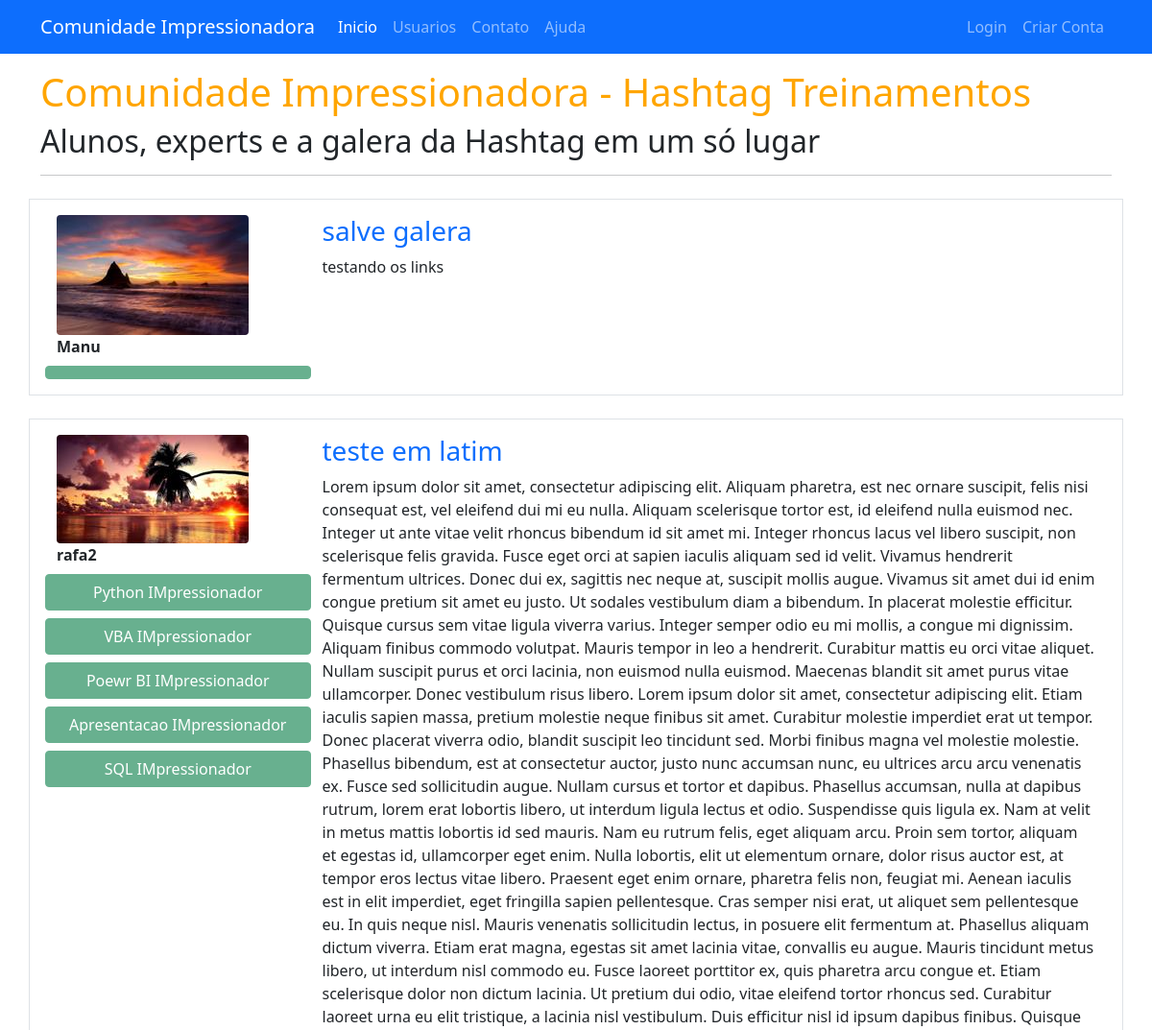
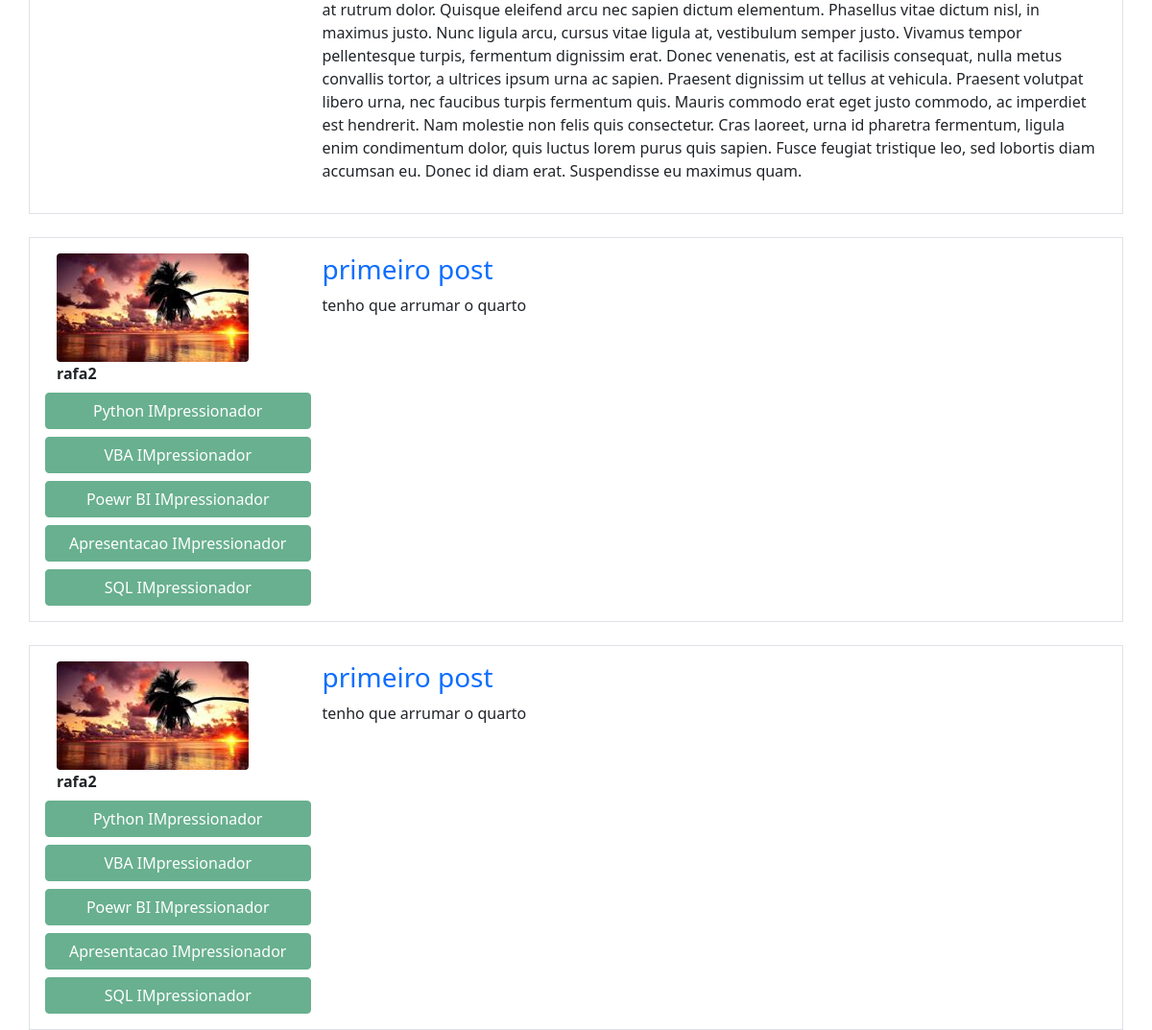
The page / on the database its author committed (2 pictures, top to bottom).
### comunidadeimpressionadora/models.py (models this page shows, shortened)
class Post(database.Model):
    id = database.Column(database.Integer, primary_key=True)
    titulo = database.Column(database.String, nullable=False)
    corpo = database.Column(database.Text, nullable=False)
    data_criacao = database.Column(database.DateTime, nullable=False, default=datetime.utcnow)
    id_usuario = database.Column(database.Integer, database.ForeignKey('usuario.id'), nullable=False)

class Usuario(database.Model, UserMixin):
    id = database.Column(database.Integer, primary_key=True)
    username = database.Column(database.String, nullable=False)
    email = database.Column(database.String, nullable=False, unique=True)
    senha = database.Column(database.String, nullable=False)
    foto_perfil = database.Column(database.String, default='default.jpg')
    posts = database.relationship('Post', backref='autor', lazy=True)
    cursos = database.Column(database.String, nullable=False, default='Não Informado')

### comunidadeimpressionadora/routes.py (the view)
@app.route('/')
def home():
    posts = Post.query.order_by(Post.id.desc())
    return render_template('home.html', posts=posts)

### comunidadeimpressionadora/templates/home.html
{% extends 'base.html' %}
{% block body %}
        <div class="container mt-3">
            <h1 style="color: orange">Comunidade Impressionadora - Hashtag Treinamentos</h1>
            <h2>Alunos, experts e a galera da Hashtag em um só lugar</h2>
            <hr>
            {% for post in posts %}
            <div class="row border mt-4 p-3 meupost">
                <div class="col col-3">
                    <div class="image pe-2"> <img src="{{ url_for('static', filename='fotos_perfil/{}'.format(post.autor.foto_perfil)) }}" class="rounded" width="200"> </div>
                    <strong>{{ post.autor.username }}</strong>
                    <div class="row justify-content-center">
                            {% for curso in post.autor.cursos.split(';') %}
                                <button type="button" class="btn btn-success mt-2" disabled>{{ curso }}</button>
                            {% endfor %}
                    </div>
                </div>
                <div class="col col-9">
                    <a style="text-decoration: none" href="{{ url_for('exibir_post', post_id=post.id) }}"><h3>{{ post.titulo }}</h3></a>
                    <p>{{ post.corpo }}</p>
                </div>
            </div>
            {% endfor %}
        </div>
{% endblock %}

### comunidadeimpressionadora/templates/base.html (shortened to what this page needs)
<!DOCTYPE html>
<html lang="pt-br">
    <head>
        <link href="https://cdn.jsdelivr.net/npm/bootstrap@5.0.0-beta1/dist/css/bootstrap.min.css" rel="stylesheet">
        <link rel="stylesheet" type="text/css" href="{{ url_for('static', filename='main.css') }}">
    </head>
    <body>
        {% include 'navbar.html' %}
        {% block body %}
        {% endblock %}
    </body>
</html>

### comunidadeimpressionadora/templates/navbar.html
<nav class="navbar navbar-expand-lg navbar-dark bg-primary ">
  <div class="container-fluid container">
    <a class="navbar-brand" href="{{ url_for('home') }}">Comunidade Impressionadora</a>
    <div class="collapse navbar-collapse" id="navbarSupportedContent">
      <ul class="navbar-nav me-auto mb-2 mb-lg-0">
        <li class="nav-item">
          <a class="nav-link active" aria-current="page" href="{{ url_for('home') }}">Inicio</a>
        </li>
        <li class="nav-item">
          <a class="nav-link" href="{{ url_for('usuarios') }}">Usuarios</a>
        </li>
        <li class="nav-item">
          <a class="nav-link" href="{{ url_for('contato') }}">Contato</a>
        </li>
        <li class="nav-item">
          <a class="nav-link" href="{{ url_for('ajuda') }}">Ajuda</a>
        </li>
      </ul>
      <ul class="d-flex navbar-nav">
        {% if current_user.is_authenticated %}
          <li class="nav-item">
            <a class="nav-link" href="{{ url_for('criar_post') }}">Criar Post</a>
          </li>
          <li class="nav-item">
            <a class="nav-link" href="{{ url_for('perfil') }}">Meu Perfil</a>
          </li>
          <li class="nav-item">
            <a class="nav-link" href="{{ url_for('sair') }}">Sair</a>
          </li>
        {% else %}
          <li class="nav-item">
            <a class="nav-link" href="{{ url_for('login_criarconta') }}">Login</a>
          </li>
          <li class="nav-item">
            <a class="nav-link" href="{{ url_for('login_criarconta') }}">Criar Conta</a>
          </li>
        {% endif %}
      </ul>
    </div>
  </div>
</nav>

### rows shown on the page
Post: foto_perfil (picture), autor.username "Manu", titulo "salve galera", corpo "testando os links"
Post: foto_perfil (picture), autor.username "rafa2", curso "Python IMpressionador" "VBA IMpressionador" "Poewr BI IMpressionador" "Apresentacao IMpressionador" "SQL IMpressionador", titulo "teste em latim", corpo "Lorem ipsum dolor sit amet, consectetur adipiscing elit. Aliquam pharetra, est nec ornare suscipit, felis nisi consequat est, vel eleifend dui mi eu nulla. Aliquam scelerisque tortor est, id eleifend nulla euismod nec. Integer ut ante vitae velit rhoncus bibendum id sit amet mi. Integer rhoncus lacus vel libero suscipit, non scelerisque felis gravida. Fusce eget orci at sapien iaculis aliquam sed id velit. Vivamus hendrerit fermentum ultrices. Donec dui ex, sagittis nec neque at, suscipit mollis augue. Vivamus sit amet dui id enim congue pretium sit amet eu justo. Ut sodales vestibulum diam a bibendum. In placerat molestie efficitur. Quisque cursus sem vitae ligula viverra varius. Integer…"
Post: foto_perfil (picture), autor.username "rafa2", curso "Python IMpressionador" "VBA IMpressionador" "Poewr BI IMpressionador" "Apresentacao IMpressionador" "SQL IMpressionador", titulo "primeiro post", corpo "tenho que arrumar o quarto"
Post: foto_perfil (picture), autor.username "rafa2", curso "Python IMpressionador" "VBA IMpressionador" "Poewr BI IMpressionador" "Apresentacao IMpressionador" "SQL IMpressionador", titulo "primeiro post", corpo "tenho que arrumar o quarto"
